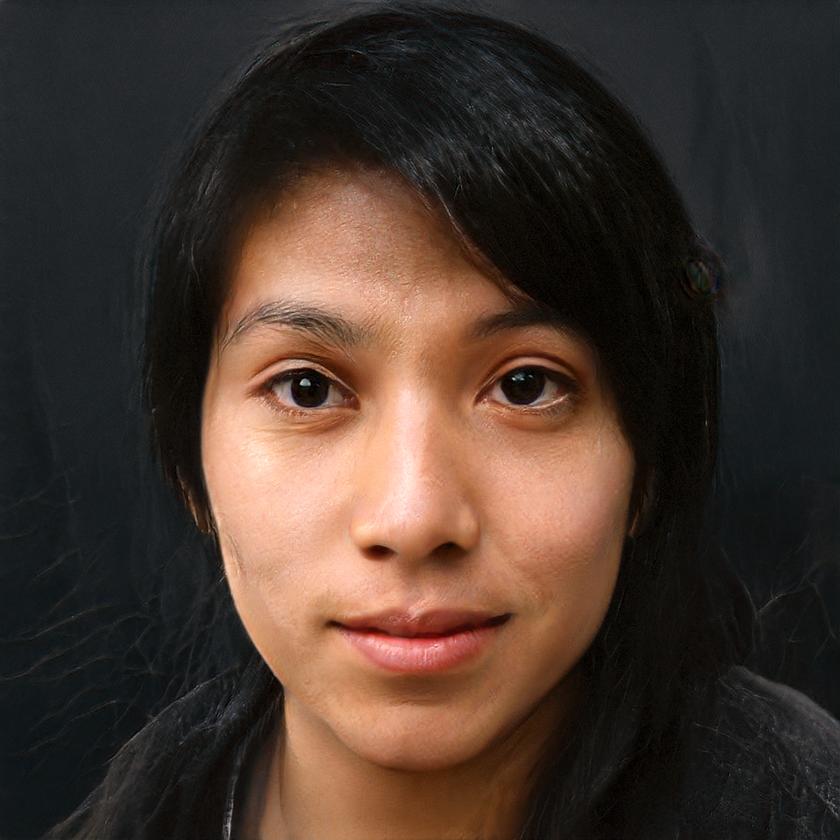
#> input picture father_imgs/mixed_fatherraw.png, 840 x 840 px, shrunk from 1024 x 1024 before the run, found by its file name; its folder holds only this picture in this run
$ python combine.py father_imgs/mixed_fatherraw.png
#> lines starting #> are read from the running program, lines starting #| are printed output that depends on the picture
import cv2
import numpy as np
import sys
import os

IMG_NAME = sys.argv[1]
im1 = cv2.imread(os.path.join('./father_imgs', IMG_NAME), cv2.IMREAD_COLOR)
#> im1 is the input picture: shape (840, 840, 3); mean B, G, R 45.9, 54.7, 70.9
im2 = cv2.imread(os.path.join('./mother_imgs', IMG_NAME), cv2.IMREAD_COLOR)

comb_img = cv2.hconcat([im1, im2])
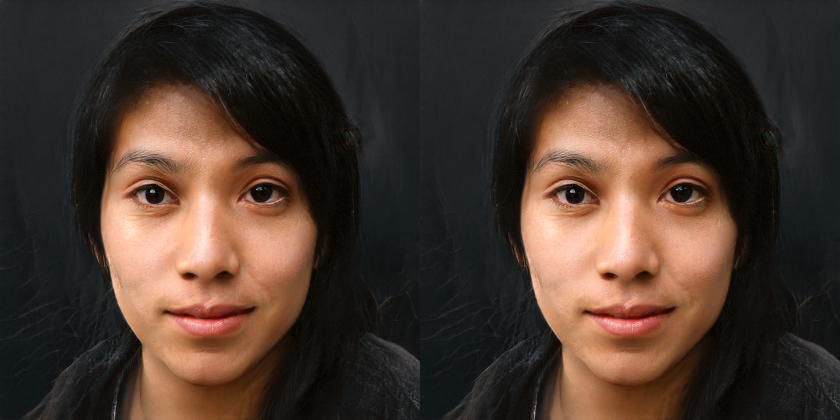
#> comb_img: shape (840, 1680, 3) (shown at 1/2 size); mean B, G, R 45.9, 54.7, 70.9
cv2.imwrite(os.path.join('results', IMG_NAME), comb_img)
